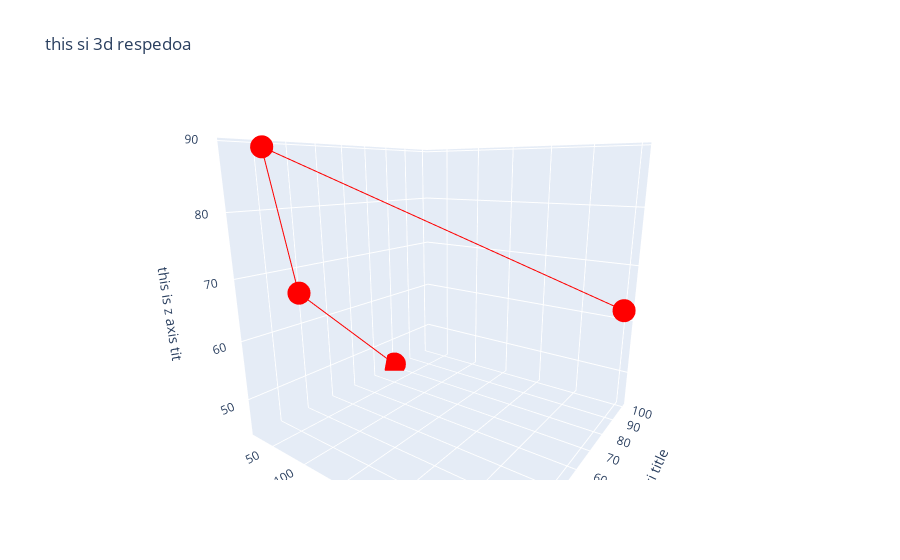

This figure's notebook cell:
### Code cell
abc.update_layout(scene = dict(
                                xaxis_title = "this is x axis title", 
                               yaxis_title = "this is y xi title", 
                               zaxis_title = "this is z axis tit"), 
                                  title = "this si 3d respedoa"
                 )

### Figure 1 — Plotly figure (JSON) as saved in the notebook; plotly's stock layout.template omitted (floating-point values rounded to 4 significant figures)
{"data": [{"line": {"color": "red"}, "type": "scatter3d", "x": [23, 45, 67, 300], "y": [78, 34, 23, 100], "z": [45, 67, 89, 62]}], "layout": {"autosize": true, "scene": {"aspectmode": "auto", "aspectratio": {"x": 1, "y": 1, "z": 1}, "camera": {"center": {"x": 0, "y": 0, "z": 0}, "eye": {"x": 0.913, "y": -1.26, "z": 0.4019}, "projection": {"type": "perspective"}, "up": {"x": 0, "y": 0, "z": 1}}, "xaxis": {"title": {"text": "this is x axis title"}, "type": "linear"}, "yaxis": {"title": {"text": "this is y xi title"}, "type": "linear"}, "zaxis": {"title": {"text": "this is z axis tit"}, "type": "linear"}}, "title": {"text": "this si 3d respedoa"}}}
